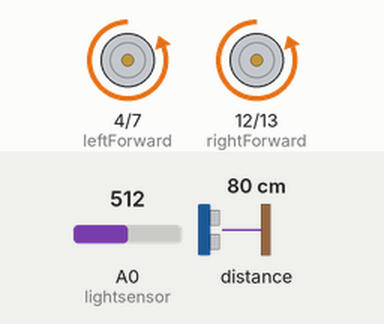
Simulated run of this sketch. Board: Arduino Uno, built with avr-gcc and run on an emulated ATmega328P. Parts: motor-driver pin pairs drawn as motors (green arrow = first pin HIGH = forward, orange = second pin HIGH = backward, longer = more drive, scaled by the enable pin). The test bench sets the inputs (shaded band); at power-on: A0 (lightsensor) = 512, distance to the obstacle 80 cm.

Above: at 6.2 s.
6.3 s: A0 (lightsensor) set to 9
9.8 s: A0 (lightsensor) set to 6
At 11.0 s:
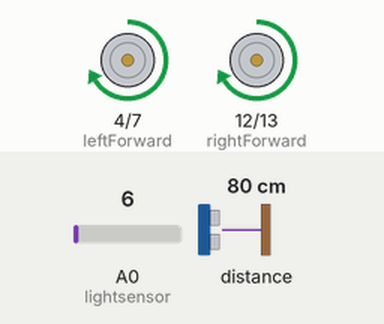
11.5 s: A0 (lightsensor) set to 122
At 12.19 s:
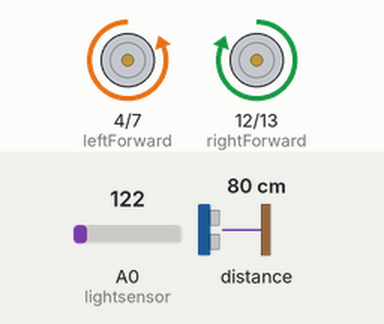
15.2 s: A0 (lightsensor) set to 0
At 16.3 s:
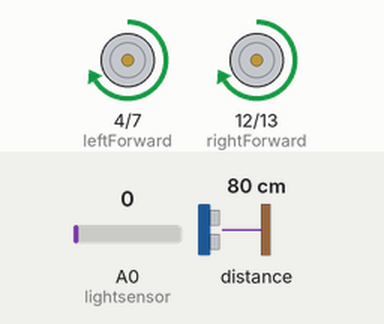
17.1 s: distance to the obstacle set to 2 cm
At 18.3 s:
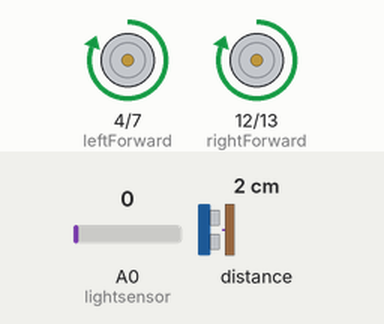
18.6 s: distance to the obstacle set to 60 cm
At 19.29 s:
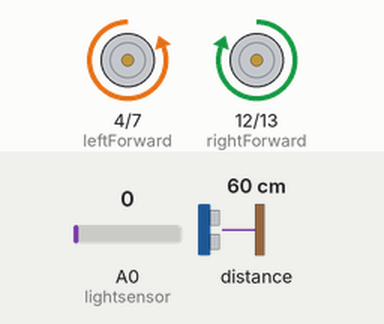
Timing chart, 0 to 21.6 s (numbered marks = the images above; inputs shaded):
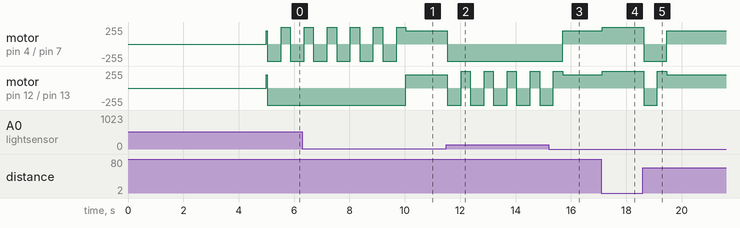

The sketch:

RumoRobot.ino
```cpp
#include <Arduino.h>
#include "Adafruit_VL53L0X.h"

const int leftForward = 4;    // pin digital 4
const int leftBackward = 7;   // pin digital 7
const int rightForward = 12;  // pin digital 12
const int rightBackward = 13; // pin digital 13
const int lightsensor = A0;   // pin analog 0
const int enableLeft = 3;     // pin digital 3, needed for PWM
const int enableRight = 5;    // pin digital 5, needed for PWM

const int ir_threshold = 500;  // if > 500, detect no enemy, <= 500, detect an enemy
const int light_threshold = 7; // if light sensor value < 10, it's black, > 10 it's white

// initiate IR sensor object
Adafruit_VL53L0X lox = Adafruit_VL53L0X();

/** State structure having 3 elements:
 * output to motor, time needed for motor to run
 * and an array of 4 pointers that point to state structure
 */
struct State
{
  uint8_t out;                 // motor output
  uint32_t delay;               // time to delay in ms
  const struct State *next[4]; // array of 4 pointers that point to state structure
};
typedef const struct State State_t; // define a type named State_t that has State structure
#define forward &fsm[0]             //name the address of element 0 of array fsm to "forward"
#define forward2 &fsm[1]
#define forward3 &fsm[2]
#define forward4 &fsm[3]
#define rotateR &fsm[4]
#define spin_right &fsm[5]
#define forward5 &fsm[6]
#define forward6 &fsm[7]
#define forward7 &fsm[8]
#define rotateL &fsm[9]
#define spin_left &fsm[10]
#define attack &fsm[11]

enum State_enum
{
  FORWARD,  // define FORWARD = 0
  FORWARD2, // define FORWARD2 = 1
  FORWARD3, // define FORWARD3 = 2
  FORWARD4, //...
  FORWARD5,
  FORWARD6,
  FORWARD7,
  ROTATE_RIGHT,
  ROTATE_LEFT,
  SPIN_LEFT,
  SPIN_RIGHT,
  ATTACK
};

/** Finite State Machine methodology
 * lightSensor & IRsensor = 00, 01, 10, 11;
 * lightSensor = 0 (black) = 1 (white)
 * IRsensor = 0 (detect no enemy) = 1 (detect an enemy)
 */

State_t fsm[12] = {
    {FORWARD, 0, {forward2, attack, spin_right, spin_right}},
    {FORWARD2, 0, {forward3, attack, spin_right, spin_right}},
    {FORWARD3, 0, {forward4, attack, spin_right, spin_right}},
    {FORWARD4, 0, {forward5, attack, spin_right, spin_right}},
    {ROTATE_RIGHT, 0, {spin_right, attack, spin_right, spin_right}},
    {SPIN_RIGHT, 300, {forward5, attack, spin_right, spin_right}},
    {FORWARD5, 0, {forward6, attack, spin_left, spin_left}},
    {FORWARD6, 0, {forward7, attack, spin_left, spin_left}},
    {FORWARD7, 0, {forward, attack, spin_left, spin_left}},
    {ROTATE_LEFT, 0, {spin_left, attack, spin_left, spin_left}},
    {SPIN_LEFT, 300, {forward, attack, spin_left, spin_left}},
    {ATTACK, 0, {spin_left, attack, spin_left, spin_left}}};

State_t *Spt;   // pointer to the current state
uint8_t Input;  // input for a state
uint8_t Output; // output for a state
uint32_t Delay;  // run that state in Delay ms

void setup()
{
  pinMode(leftForward, OUTPUT);
  pinMode(leftBackward, OUTPUT);
  pinMode(rightForward, OUTPUT);
  pinMode(rightBackward, OUTPUT);
  pinMode(lightsensor, INPUT);
  pinMode(enableLeft, OUTPUT);
  pinMode(enableRight, OUTPUT);
  lox.begin();    // start IRsensor
  Spt = forward;  // set first state to "forward"
  delay(5000);    // wait for 5s
  /*Debug*/
  // Serial.begin(115200);
  /*EndOfDebug*/
}

/** Motor control explanation
 * Switch transitor ON for 100 unit of time, OFF for 155 in a period of 255,
 * repeat this task until delay_time ms has passed
 * Make transitor ON/OFF like that can make the motor turn faster or slower
 * 0 is the slowest (not moving) and 255 is at maximum speed
 * Set voltage of pin leftForward to HIGH, leftBackward to LOW,
 * Current flows from HIGH to LOW and make the motor turn
 * The same thing applies for right wheel
 */

void go_forward(uint32_t delay_time) // normal forward mode
{
  analogWrite(enableLeft, 200);
  analogWrite(enableRight, 200);
  digitalWrite(leftForward, HIGH);
  digitalWrite(rightForward, HIGH);
  digitalWrite(leftBackward, LOW);
  digitalWrite(rightBackward, LOW);
  delay(delay_time);
}

void fast_forward(uint32_t delay_time) // attack mode
{
  analogWrite(enableLeft, 255);
  analogWrite(enableRight, 255);
  digitalWrite(leftForward, HIGH);
  digitalWrite(rightForward, HIGH);
  digitalWrite(leftBackward, LOW);
  digitalWrite(rightBackward, LOW);
  delay(delay_time);
}
void rotate_right(uint32_t delay_time) // drift mode
{
  analogWrite(enableLeft, 200);
  analogWrite(enableRight, 200);
  digitalWrite(leftForward, HIGH);
  digitalWrite(rightForward, LOW);
  digitalWrite(leftBackward, LOW);
  digitalWrite(rightBackward, HIGH);
  delay(delay_time);
}
void rotate_left(uint32_t delay_time) // drift mode
{
  analogWrite(enableLeft, 200);
  analogWrite(enableRight, 200);
  digitalWrite(leftForward, LOW);
  digitalWrite(rightForward, HIGH);
  digitalWrite(leftBackward, HIGH);
  digitalWrite(rightBackward, LOW);
  delay(delay_time);
}

void drift_right(uint32_t delay_time) // super-drift mode
{
  analogWrite(enableLeft, 255);
  analogWrite(enableRight, 255);
  digitalWrite(leftForward, LOW);
  digitalWrite(rightForward, LOW);
  digitalWrite(leftBackward, HIGH);
  digitalWrite(rightBackward, HIGH);
  delay(500);
  digitalWrite(leftForward, HIGH);
  digitalWrite(rightForward, LOW);
  digitalWrite(leftBackward, LOW);
  digitalWrite(rightBackward, HIGH);
  delay(delay_time);
}

void drift_left(uint32_t delay_time) // super-drift mode
{
  analogWrite(enableLeft, 255);
  analogWrite(enableRight, 255);
  digitalWrite(leftForward, LOW);
  digitalWrite(rightForward, LOW);
  digitalWrite(leftBackward, HIGH);
  digitalWrite(rightBackward, HIGH);
  delay(500);
  digitalWrite(leftForward, LOW);
  digitalWrite(rightForward, HIGH);
  digitalWrite(leftBackward, HIGH);
  digitalWrite(rightBackward, LOW);
  delay(delay_time);
}

void run_motors(uint8_t condition, uint32_t time) // decision making for wheels
{
  switch (condition)
  {
  case FORWARD:
    go_forward(time);
    break;
  case FORWARD2:
    go_forward(time);
    break;
  case FORWARD3:
    go_forward(time);
    break;
  case FORWARD4:
    go_forward(time);
    break;
  case FORWARD5:
    go_forward(time);
    break;
  case FORWARD6:
    go_forward(time);
    break;
  case FORWARD7:
    go_forward(time);
    break;
  case ROTATE_RIGHT:
    rotate_right(time);
    break;
  case SPIN_RIGHT:
    drift_right(time);
    break;
  case ROTATE_LEFT:
    rotate_left(time);
    break;
  case SPIN_LEFT:
    drift_left(time);
    break;
  case ATTACK:
    fast_forward(time);
    break;
  }
}

uint8_t read_ir() // read IRsensor
{
  VL53L0X_RangingMeasurementData_t measure;
  lox.rangingTest(&measure, false);
  uint8_t ir = 0x00;
  if (measure.RangeMilliMeter < ir_threshold)
    ir = 0x01;
  /*Debug*/
  // Serial.print(analogRead(lightsensor));
  // Serial.print(';');
  // Serial.println(measure.RangeMilliMeter);
  /*EndOfDebug*/
  return ir;
}

uint8_t read_light_sensor() // read lightSensor
{
  // return 1 if detect or 0 if not detect
  uint8_t ls = 0x00;
  if (analogRead(lightsensor) > light_threshold)
    ls = 0x01;
  return ls;
}

uint8_t read_sensors() // calculate result of two sensors combine
{
  uint8_t result = read_ir() | read_light_sensor() << 1;
  return result;
}

void loop()
{
  Output = Spt->out;         // set output from FSM for motors
  Delay = Spt->delay;        // set delay for motors
  run_motors(Output, Delay); // run motor at that state
  Input = read_sensors();
  Spt = Spt->next[Input]; // go to next state
}
```

Measured:
- the behaviour switches between 8 and 7 on A0 (lightsensor) (found by bisection; images 0 and 1)
- after the input at 9.8 s, motor on pin 12 (rightForward) / pin 13 (rightBackward): backward 255/255 → forward 200/255 after 0.23 s
- after the input at 11.5 s, motor on pin 4 (leftForward) / pin 7 (leftBackward): forward 200/255 → backward 255/255 at once; motor on pin 12 (rightForward) / pin 13 (rightBackward): alternates forward 255/255 for 0.33 s and backward 255/255 for 0.50 s, starting at once
- after the input at 15.2 s, motor on pin 4 (leftForward) / pin 7 (leftBackward): backward 255/255 → forward 200/255 after 0.50 s
- after the input at 17.1 s, motor on pin 4 (leftForward) / pin 7 (leftBackward), motor on pin 12 (rightForward) / pin 13 (rightBackward): forward 200/255 → forward 255/255 at once
- after the input at 18.6 s, motor on pin 4 (leftForward) / pin 7 (leftBackward): forward 255/255 → backward 255/255 at once, → forward 200/255 0.83 s later; motor on pin 12 (rightForward) / pin 13 (rightBackward): forward 255/255 → backward 255/255 at once, → forward 255/255 0.50 s later, → forward 200/255 0.33 s later
- by itself, motor on pin 4 (leftForward) / pin 7 (leftBackward): alternates forward 255/255 for 0.33 s and backward 255/255 for 0.50 s
